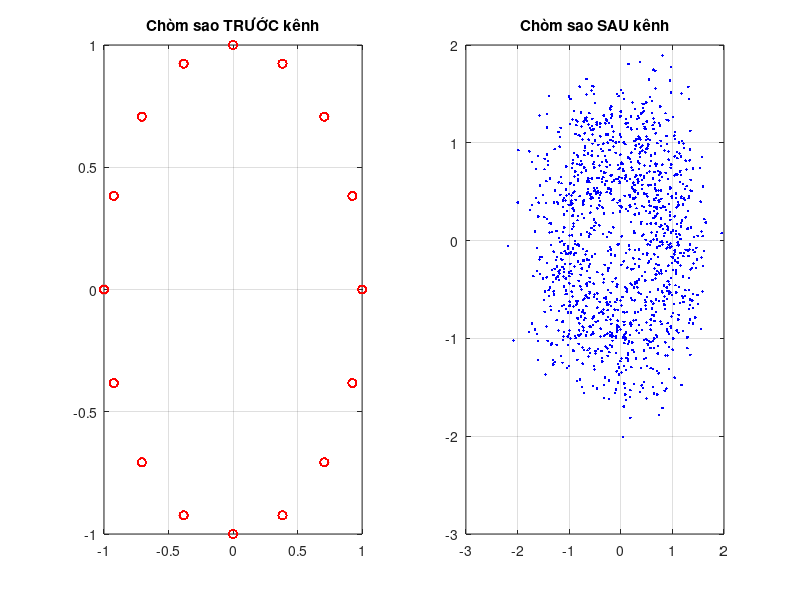

MATLAB code to generate this figure:
clear; clc;
% a. Tạo chuỗi bit ngẫu nhiên
N_bits = 5000; 
bit_stream = randi([0 1], 1, N_bits);

% b. Mô phỏng truyền qua hệ thống 16-PSK và kênh AWGN
M = 16;             % 16-PSK
k = log2(M);        % 4 bit/ký hiệu
SNR_dB = 5;         % SNR = 5dB

% Gom bit thành ký hiệu số
bit_matrix = reshape(bit_stream, k, [])';
symbols = bi2de(bit_matrix, 'left-msb'); 

% Điều chế 16-PSK và truyền qua kênh AWGN
tx_signal = pskmod(symbols, M, 0, 'gray');
rx_signal = awgn(tx_signal, SNR_dB, 'measured');

% Giải điều chế tại phía thu
rx_symbols = pskdemod(rx_signal, M, 0, 'gray');
rx_bit_matrix = de2bi(rx_symbols, k, 'left-msb');
rx_bit_stream = reshape(rx_bit_matrix', 1, []);

% c. Vẽ giản đồ chòm sao
figure;
subplot(1,2,1); 
plot(tx_signal, 'ro'); 
grid on;
title('Chòm sao TRƯỚC kênh');

subplot(1,2,2); 
plot(rx_signal, 'b.');
grid on;
title('Chòm sao SAU kênh');

% d. Tính số lỗi bit
[num_errors, ber] = biterr(bit_stream, rx_bit_stream);
disp(['Số bit lỗi: ', num2str(num_errors)]);
disp(['Tỷ lệ lỗi BER: ', num2str(ber)]);
